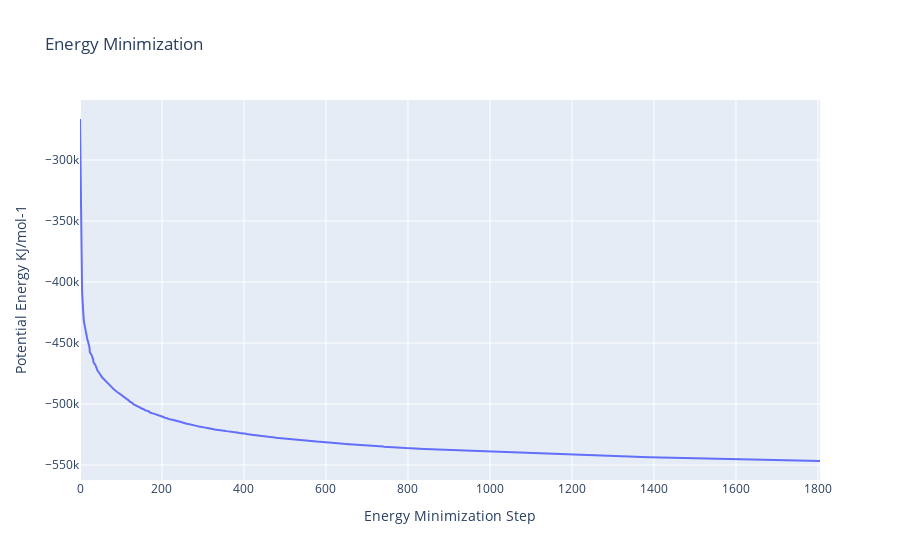

Notebook source saved alongside this figure:
### Code cell
import plotly
import plotly.graph_objs as go

#Read data from file and filter energy values higher than 1000 Kj/mol^-1
with open(output_min_ene_xvg,'r') as energy_file:
    x,y = map(
        list,
        zip(*[
            (float(line.split()[0]),float(line.split()[1]))
            for line in energy_file 
            if not line.startswith(("#","@")) 
            if float(line.split()[1]) < 1000 
        ])
    )

plotly.offline.init_notebook_mode(connected=True)

fig = ({
    "data": [go.Scatter(x=x, y=y)],
    "layout": go.Layout(title="Energy Minimization",
                        xaxis=dict(title = "Energy Minimization Step"),
                        yaxis=dict(title = "Potential Energy KJ/mol-1")
                       )
})

plotly.offline.iplot(fig)

### Figure 1 — Plotly figure (JSON) as saved in the notebook; plotly's stock layout.template omitted (floating-point values rounded to 4 significant figures; data arrays with more than 128 entries replaced by an {"elided": "..."} marker saying what was removed)
{"data": [{"type": "scatter", "x": {"elided": "1429 int values"}, "y": {"elided": "1429 float values"}}], "layout": {"title": {"text": "Energy Minimization"}, "xaxis": {"title": {"text": "Energy Minimization Step"}}, "yaxis": {"title": {"text": "Potential Energy KJ/mol-1"}}}}
